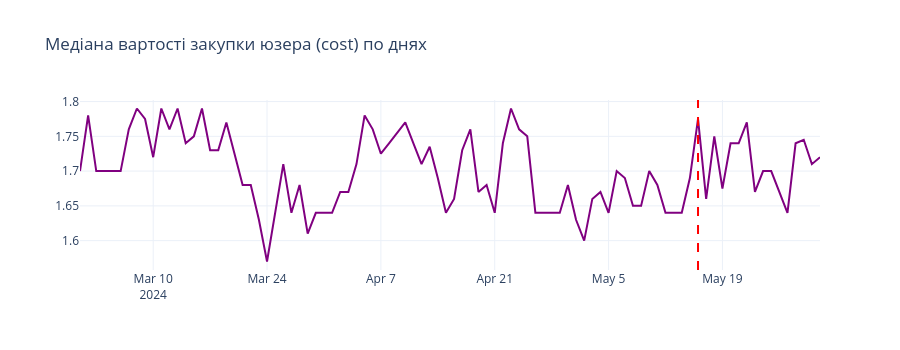

The cell this chart's notebook holds for it:
### Code cell
# Дивимось на cost — де є дані
regs['date_created'] = pd.to_datetime(regs['date_created'], utc=True).dt.date
regs['date_created'] = pd.to_datetime(regs['date_created'])

cost_daily = regs.dropna(subset=['cost']).groupby('date_created')['cost'].median().reset_index()
cost_daily.columns = ['date', 'median_cost']

print(f"Рядків з cost: {regs['cost'].notna().sum()} з {len(regs)}")
print(f"По traffic_type:\n{regs[regs['cost'].notna()]['traffic_type'].value_counts()}")

fig = go.Figure()
fig.add_trace(go.Scatter(
    x=cost_daily['date'], y=cost_daily['median_cost'],
    name='Median cost', line=dict(color='purple', width=2)
))
fig.add_vline(x='2024-05-16', line_dash='dash', line_color='red', line_width=2)
fig.update_layout(
    title='Медіана вартості закупки юзера (cost) по днях',
    height=350,
    template='plotly_white'
)
fig.show()
